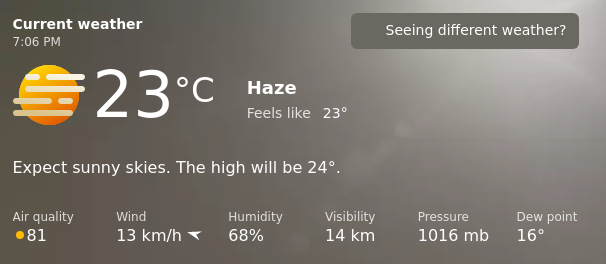

Write Python code to recreate this figure.
from selenium import webdriver
from selenium.webdriver.chrome.options import Options
import time
from PIL import Image


def update_msn_weather(location):
    chrome_options = Options()
    chrome_options.add_argument('--no-sandbox')
    chrome_options.add_argument('--disable-dev-shm-usage')
    driver = webdriver.Chrome(options=chrome_options)
    driver.set_window_size(1000,700)

    # Navigate to the webpage
    driver.get(f'https://www.msn.com/en-ca/weather/forecast/in-{location}')

    driver.save_screenshot("msn_weather.png")
    driver.quit()
    
    image = Image.open("msn_weather.png")
    crop_box = (30, 230, 636, 494)
    cropped_image = image.crop(crop_box)
    cropped_image.save("msn_weather.png")

    return "Successfully retrieved weather data"


def update_weather_graph(location):
    chrome_options = Options()
    chrome_options.add_argument('--no-sandbox')
    chrome_options.add_argument('--disable-dev-shm-usage')
    driver = webdriver.Chrome(options=chrome_options)
    driver.set_window_size(1500,1000)

    # Navigate to the webpage
    driver.get(f'https://www.msn.com/en-ca/weather/forecast/in-{location}')
      
    driver.execute_script("document.body.style.zoom='150%'")
    driver.execute_script("window.scrollBy(0, 2000)")
    time.sleep(3)
    driver.save_screenshot("msn_weather_graph.png")
    driver.quit()
    
    image = Image.open("msn_weather_graph.png")
    crop_box = (11, 369, 1375, 784)
    cropped_image = image.crop(crop_box)
    cropped_image.save('msn_weather_graph.png')

    return "Successfully retrieved weather data"


if __name__ == '__main__':
    loc = "new york"
    print(update_msn_weather(loc))
